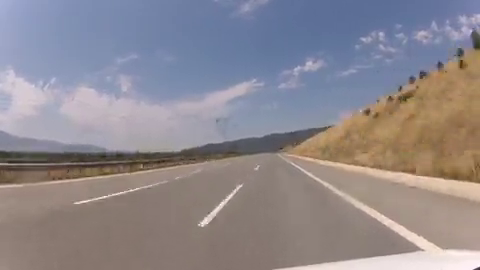
#> input picture frame 24 of Road.mp4, 480 x 270 px, given in place of project_video.mp4, which was not available
$ python laneDetectRansac.py
#> lines starting #> are read from the running program, lines starting #| are printed output that depends on the picture; after the words box and inside, x2 and y2 are one past the last pixel; in counts of white or black regions, pixels touching at a corner belong together; pictures that were not available may be replaced by others from this repository, and a replacement may not be noted
import numpy as np
import cv2
from sklearn import linear_model

def extract_lane(road_lines):
    left_lane = []
    right_lane = []
    left_slope = []
    right_slope = []

    if road_lines is not None:
        for x in range(0, len(road_lines)):
            for x1,y1,x2,y2 in road_lines[x]:
                slope = compute_slope(x1,y1,x2,y2)
                if (slope < 0):
                    left_lane.append(road_lines[x])
                    left_slope.append(slope)
                else:
                    if (slope > 0):
                        right_lane.append(road_lines[x])
                        right_slope.append(slope)

    return left_lane, right_lane , left_slope, right_slope

#Compute slope of the line when points are given
def compute_slope(x1,y1,x2,y2):
    if x2!=x1:
        return ((y2-y1)/(x2-x1))

# [7 lines left out: function print_lanes, not called in this run]

def split_append(left_lane, right_lane):
    left_lane_sa = []
    right_lane_sa = []

    for x in range(0, len(left_lane)):
        for x1,y1,x2,y2 in left_lane[x]:
            left_lane_sa.append([x1, y1])
            left_lane_sa.append([x2, y2])

    for y in range(0, len(right_lane)):
        for x1,y1,x2,y2 in right_lane[y]:
            right_lane_sa.append([x1,y1])
            right_lane_sa.append([x2,y2])

    left_lane_sa = np.array(left_lane_sa)
    right_lane_sa = np.array(right_lane_sa)
    left_lane_sa,right_lane_sa = sort(left_lane_sa,right_lane_sa)
    return left_lane_sa,right_lane_sa

#This fucntion prints the lanes after the frame is split and merged
# [7 lines left out: function print_lanes_sa, not called in this run]

def sort(left_lane_sa,right_lane_sa):
    left_lane_sa = left_lane_sa[np.argsort(left_lane_sa[:, 0])]
    right_lane_sa = right_lane_sa[np.argsort(right_lane_sa[:, 0])]

    return left_lane_sa, right_lane_sa

# [40 lines left out: function draw_lanes, not called in this run]

    #Print Routine
    #print(intercept_left,slope_left,intercept_right,slope_right)

def ransac_drawlane(left_lane_sa, right_lane_sa,frame):
    left_lane_x = []
    left_lane_y = []
    right_lane_x = []
    right_lane_y = []

    for x1,y1 in left_lane_sa:
        left_lane_x.append([x1])
        left_lane_y.append([y1])

    for x1,y1 in right_lane_sa:
        right_lane_x.append([x1])
        right_lane_y.append([y1])

    left_ransac_x = np.array(left_lane_x)
    left_ransac_y = np.array(left_lane_y)

    right_ransac_x = np.array(right_lane_x)
    right_ransac_y = np.array(right_lane_y)


    left_ransac = linear_model.RANSACRegressor(linear_model.LinearRegression())
    #print(left_ransac_x,left_ransac_y,len(left_ransac_x),len(left_ransac_y), left_ransac_x.shape )
    left_ransac.fit(left_ransac_x, left_ransac_y)
    slope_left = left_ransac.estimator_.coef_
    intercept_left = left_ransac.estimator_.intercept_

    right_ransac = linear_model.RANSACRegressor()
    right_ransac.fit(right_ransac_x, right_ransac_y)
    slope_right = right_ransac.estimator_.coef_
    intercept_right = right_ransac.estimator_.intercept_

    ysize = frame.shape[0]
    xsize = frame.shape[1]
    y_limit_low = int(0.95*ysize)
    y_limit_high = int(0.65*ysize)

    #Coordinates for point 1(Bottom Left)
    y_1 = ysize
    x_1 = int((y_1-intercept_left)/slope_left)

    #Coordinates for point 2(Bottom Left)
    y_2 = y_limit_high
    x_2 = int((y_2-intercept_left)/slope_left)

    #Coordinates for point 3(Bottom Left)
    y_3 = y_limit_high
    x_3 = int((y_3-intercept_right)/slope_right)

    #Coordinates for point 4(Bottom Right)
    y_4 = ysize
    x_4 = int((y_4-intercept_right)/slope_right)

    cv2.line(frame,(x_1,y_1),(x_2,y_2),(0,255,255),3)
    cv2.line(frame,(x_3,y_3),(x_4,y_4),(0,255,255),3)
    pts = np.array([[x_1, y_1], [x_2, y_2], [x_3, y_3], [x_4, y_4]])
    mask_color = (255,255,0)
    frame_copy = frame.copy()
    cv2.fillPoly(frame_copy, np.int32([pts]), mask_color)
    opacity = 0.4
    cv2.addWeighted(frame_copy,opacity,frame,1-opacity,0,frame)


if __name__== "__main__":
    cap = cv2.VideoCapture('Videos/project_video.mp4')
    while(cap.isOpened()):
        ret, frame = cap.read()
#> frame is the input picture: shape (270, 480, 3); mean B, G, R 142, 136.5, 142.3

        #Escape when no frame is captured / End of Video
        if frame is None:
            break

        # Color space conversion
        img_gray = cv2.cvtColor(frame, cv2.COLOR_BGR2GRAY)
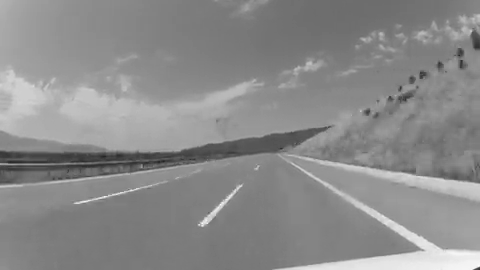
#> img_gray: shape (270, 480); min 35, max 254, mean 138.8
        img_hsv = cv2. cvtColor(frame, cv2.COLOR_BGR2HLS)
#> img_hsv: shape (270, 480, 3); mean of channels 0, 1, 2 62.4, 142, 44.6
        ysize = img_gray.shape[0]
#> ysize = 270
        xsize = img_gray.shape[1]
#> xsize = 480

        #Detecting yellow and white colors
        low_yellow = np.array([20, 100, 100])
        high_yellow = np.array([30, 255, 255])
        mask_yellow = cv2.inRange(img_hsv, low_yellow, high_yellow)
#> mask_yellow: shape (270, 480); every value is 0
        mask_white = cv2.inRange(img_gray, 200, 255)
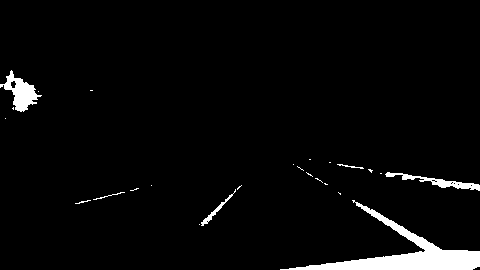
#> mask_white: shape (270, 480); 3.6% white; 25 white regions (18 under 20 px), largest, box (x1, y1, x2, y2) and area: (280, 200, 480, 270) 3094, (0, 70, 42, 112) 717, (385, 172, 480, 191) 471

        mask_yw = cv2.bitwise_or(mask_yellow, mask_white)
        mask_onimage = cv2.bitwise_and(img_gray, mask_yw)

        #Smoothing for removing noise
        gray_blur = cv2.GaussianBlur(mask_onimage, (5,5), 0)

        #Region of Interest Extraction
        mask_roi = np.zeros(img_gray.shape, dtype=np.uint8)
        left_bottom = [0, ysize]
#> left_bottom = [0, 270]
        right_bottom = [xsize-0, ysize]
#> right_bottom = [480, 270]
        apex_left = [((xsize/2)-50), ((ysize/2)+50)]
#> apex_left = [190, 185]
        apex_right = [((xsize/2)+50), ((ysize/2)+50)]
#> apex_right = [290, 185]
        mask_color = 255
        roi_corners = np.array([[left_bottom, apex_left, apex_right, right_bottom]], dtype=np.int32)
        cv2.fillPoly(mask_roi, roi_corners, mask_color)
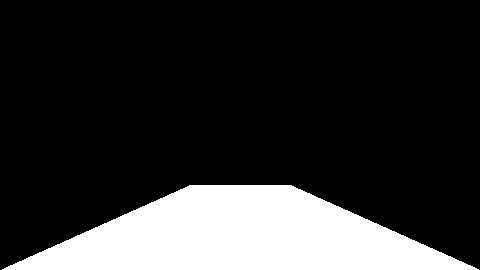
#> mask_roi: shape (270, 480); 19% white; 1 white region, box (x1, y1, x2, y2) and area: (2, 185, 479, 270) 24669
        image_roi = cv2.bitwise_and(gray_blur, mask_roi)

        #Thresholding before edge
        ret, img_postthresh = cv2.threshold(image_roi, 50, 255, cv2.THRESH_BINARY)
#> img_postthresh: shape (270, 480); 2% white; 2 white regions, box (x1, y1, x2, y2) and area: (280, 233, 477, 270) 2303, (200, 185, 241, 227) 243

        #Use canny edge detection
        edge_low = 50
        edge_high = 200
        img_edge = cv2.Canny(img_postthresh, edge_low, edge_high)
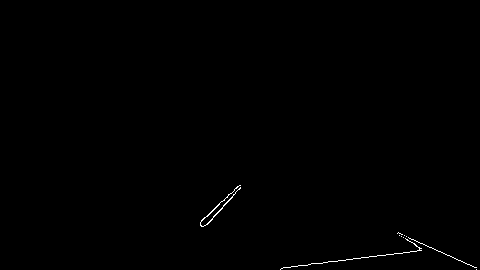
#> img_edge: shape (270, 480); 0.3% white in thin lines or dots, all inside (x1, y1, x2, y2) = (200, 185, 477, 270)

        #Hough Line Draw
        minLength = 20
        maxGap = 10
        road_lines = cv2.HoughLinesP(img_postthresh, 1, np.pi/180, 20, minLength, maxGap)
#> road_lines = 27 rows, first 6: [327, 262, 463, 262], [290, 267, 474, 267], [307, 265, 465, 263], [282, 268, 476, 268], [280, 269, 475, 269], [360, 258, 447, 255]
        left_lane, right_lane, left_slope, right_slope = extract_lane(road_lines)
#> the loop in extract_lane, `for x in range(0, len(road_lines)):` made 27 passes
#> after the loop in extract_lane, `for x in range(0, len(road_lines)):`: left_lane = 12 items, first 6: [[307, 265, 465, 263]], [[360, 258, 447, 255]], [[337, 261, 456, 259]], [[378, 258, 452, 257]], [[376, 256, 441, 252]], [[201, 225, 240, 186]]; left_slope = [-0.0127, -0.0345, -0.0168, -0.0135, -0.0615, -1, -1, -1, -1, -0.975, -0.0536, -0.087]; right_lane = [[[406, 238, 437, 251]], [[364, 259, 458, 260]], [[419, 264, 470, 265]], [[416, 245, 429, 249]]]; right_slope = [0.419, 0.0106, 0.0196, 0.308]
#> right_slope = [0.419, 0.0106, 0.0196, 0.308]
        left_lane_sa, right_lane_sa = split_append(left_lane, right_lane)
#> the loop in split_append, `for x in range(0, len(left_lane)):` made 12 passes
#> after the loop in split_append, `for x in range(0, len(left_lane)):`: left_lane_sa = [[307, 265], [465, 263], [360, 258], [447, 255], [337, 261], [456, 259], [378, 258], [452, 257], [376, 256], [441, 252], [201, 225], [240, 186], [204, 225], [222, 207], [211, 212], [222, 201], [207, 220], [235, 192], [200, 224], [240, 185], [387, 256], [443, 253], [409, 252], [432, 250]]
#> the loop in split_append, `for y in range(0, len(right_lane)):` made 4 passes
#> after the loop in split_append, `for y in range(0, len(right_lane)):`: right_lane_sa = [[406, 238], [437, 251], [364, 259], [458, 260], [419, 264], [470, 265], [416, 245], [429, 249]]
#> in split_append, `left_lane_sa = np.array(left_lane_sa)`: left_lane_sa = 24 rows, first 8: [307, 265], [465, 263], [360, 258], [447, 255], [337, 261], [456, 259], [378, 258], [452, 257]
#> in sort, `left_lane_sa = left_lane_sa[np.argsort(left_lane_sa[:, 0])]`: left_lane_sa = 24 rows, first 8: [200, 224], [201, 225], [204, 225], [207, 220], [211, 212], [222, 207], [222, 201], [235, 192]
#> in sort, `right_lane_sa = right_lane_sa[np.argsort(right_lane_sa[:, 0])]`: right_lane_sa = [[364, 259], [406, 238], [416, 245], [419, 264], [429, 249], [437, 251], [458, 260], [470, 265]]
        #draw_lanes(left_lane_sa, right_lane_sa,frame)
        ransac_drawlane(left_lane_sa, right_lane_sa,frame)
#> the loop in ransac_drawlane, `for x1,y1 in left_lane_sa:` made 24 passes
#> after the loop in ransac_drawlane, `for x1,y1 in left_lane_sa:`: left_lane_x = [[200], [201], [204], [207], [211], [222], [222], [235], [240], [240], [307], [337], [360], [376], [378], [387], [409], [432], [441], [443], [447], [452], [456], [465]]; left_lane_y = [[224], [225], [225], [220], [212], [207], [201], [192], [185], [186], [265], [261], [258], [256], [258], [256], [252], [250], [252], [253], [255], [257], [259], [263]]
#> the loop in ransac_drawlane, `for x1,y1 in right_lane_sa:` made 8 passes
#> after the loop in ransac_drawlane, `for x1,y1 in right_lane_sa:`: right_lane_x = [[364], [406], [416], [419], [429], [437], [458], [470]]; right_lane_y = [[259], [238], [245], [264], [249], [251], [260], [265]]
#> in ransac_drawlane, `left_ransac_x = np.array(left_lane_x)`: left_ransac_x = 24 values from 200 to 465
#> in ransac_drawlane, `left_ransac_y = np.array(left_lane_y)`: left_ransac_y = 24 values, max 265 at index 10, min 185 at index 8, mean 236.3
#> in ransac_drawlane, `right_ransac_x = np.array(right_lane_x)`: right_ransac_x = [364, 406, 416, 419, 429, 437, 458, 470]
#> in ransac_drawlane, `right_ransac_y = np.array(right_lane_y)`: right_ransac_y = [259, 238, 245, 264, 249, 251, 260, 265]
#> in ransac_drawlane, `cv2.line(frame,(x_3,y_3),(x_4,y_4),(0,255,255),3)`:
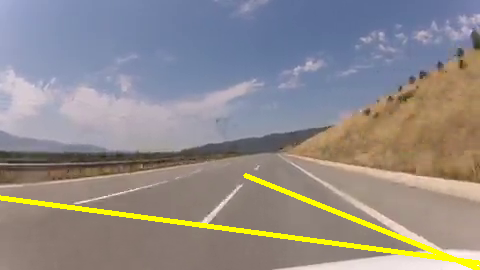
#> frame: shape (270, 480, 3); mean B, G, R 138.2, 139.6, 145
#> in ransac_drawlane, `cv2.fillPoly(frame_copy, np.int32([pts]), mask_color)`:
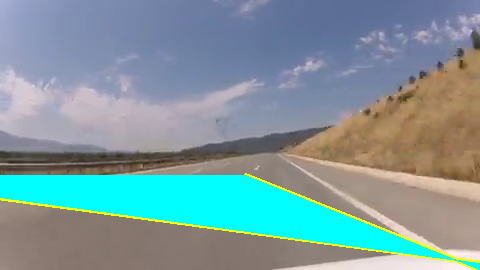
#> frame_copy: shape (270, 480, 3); 12.33% of pixels changed, all inside (x1, y1, x2, y2) = (0, 175, 480, 270)
#> in ransac_drawlane, `cv2.addWeighted(frame_copy,opacity,frame,1-opacity,0,frame)`:
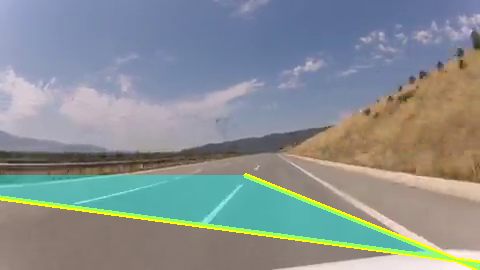
#> frame: shape (270, 480, 3); 12.33% of pixels changed, all inside (x1, y1, x2, y2) = (0, 175, 480, 270)

        # [12 lines of commented-out code are left out]
        cv2.imshow('Image',frame)
        cv2.imshow('Post Threshold',img_postthresh)
        if cv2.waitKey(30) & 0xFF == ord('q'):
#> (key q is pressed here)
            break

    cap.release()
    cv2.destroyAllWindows()

$ run again, starting later in the video
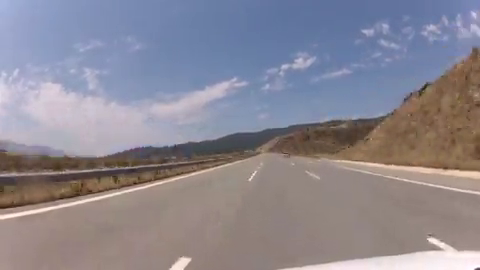
#> input picture frame 111 of Road.mp4, 480 x 270 px, given in place of project_video.mp4, which was not available
#> frame is the input picture: shape (270, 480, 3); mean B, G, R 145.8, 135.6, 139.7
#> img_hsv: shape (270, 480, 3); mean of channels 0, 1, 2 64.5, 142.6, 47.5
#> mask_yellow: shape (270, 480); every value is 0
#> `mask_white = cv2.inRange(img_gray, 200, 255)`:
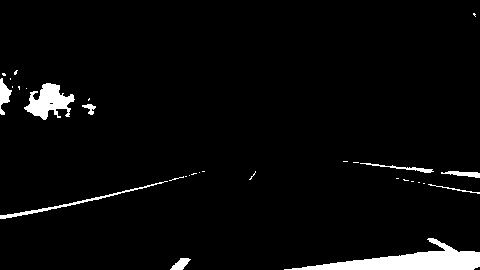
#> mask_white: shape (270, 480); 3.7% white; 31 white regions (22 under 20 px), largest, box (x1, y1, x2, y2) and area: (284, 238, 480, 270) 2474, (24, 83, 75, 120) 1006, (0, 181, 168, 219) 429
#> mask_roi: shape (270, 480); 19% white; 1 white region, box (x1, y1, x2, y2) and area: (2, 185, 479, 270) 24669
#> img_postthresh: shape (270, 480); 1.8% white; 2 white regions, box (x1, y1, x2, y2) and area: (284, 250, 477, 270) 2100, (170, 257, 191, 270) 172
#> img_edge: shape (270, 480); 0.19% white in thin lines or dots, all inside (x1, y1, x2, y2) = (169, 249, 477, 270)
#> road_lines = 34 rows, first 6: [284, 269, 458, 260], [301, 269, 467, 264], [317, 264, 452, 257], [365, 258, 445, 254], [293, 267, 456, 259], [336, 269, 470, 265]
#> the loop in extract_lane, `for x in range(0, len(road_lines)):` made 34 passes
#> after the loop in extract_lane, `for x in range(0, len(road_lines)):`: left_lane = 14 items, first 6: [[284, 269, 458, 260]], [[301, 269, 467, 264]], [[317, 264, 452, 257]], [[365, 258, 445, 254]], [[293, 267, 456, 259]], [[336, 269, 470, 265]]; left_slope = [-0.0517, -0.0301, -0.0519, -0.05, -0.0491, -0.0299, -0.00952, -0.0515, -0.0377, -0.0385, -0.0435, -0.0238, -0.538, -0.429]; right_lane = [[[349, 265, 377, 266]], [[416, 263, 436, 264]], [[397, 264, 412, 265]]]; right_slope = [0.0357, 0.05, 0.0667]
#> the loop in split_append, `for x in range(0, len(left_lane)):` made 14 passes
#> after the loop in split_append, `for x in range(0, len(left_lane)):`: left_lane_sa = 28 pairs, first value 170 to 476, second value 251 to 269
#> the loop in split_append, `for y in range(0, len(right_lane)):` made 3 passes
#> after the loop in split_append, `for y in range(0, len(right_lane)):`: right_lane_sa = [[349, 265], [377, 266], [416, 263], [436, 264], [397, 264], [412, 265]]
#> in sort, `right_lane_sa = right_lane_sa[np.argsort(right_lane_sa[:, 0])]`: right_lane_sa = [[349, 265], [377, 266], [397, 264], [412, 265], [416, 263], [436, 264]]
#> the loop in ransac_drawlane, `for x1,y1 in left_lane_sa:` made 28 passes
#> (x1, y1) on passes 1 to 8: (170, 269), (174, 269), (183, 262), (188, 263), (284, 269), (293, 267), (301, 269), (317, 264)
#> after the loop in ransac_drawlane, `for x1,y1 in left_lane_sa:`: left_lane_x = 28 items, first 6: [170], [174], [183], [188], [284], [293]; left_lane_y = 28 items, first 6: [269], [269], [262], [263], [269], [267]
#> the loop in ransac_drawlane, `for x1,y1 in right_lane_sa:` made 6 passes
#> after the loop in ransac_drawlane, `for x1,y1 in right_lane_sa:`: right_lane_x = [[349], [377], [397], [412], [416], [436]]; right_lane_y = [[265], [266], [264], [265], [263], [264]]
#> left_ransac_x = 28 values from 170 to 476
#> left_ransac_y = 28 values, max 269 at index 0, min 251 at index 18, mean 262
#> right_ransac_x = [349, 377, 397, 412, 416, 436]
#> right_ransac_y = [265, 266, 264, 265, 263, 264]
#> frame_copy: shape (270, 480, 3); mean B, G, R 144.8, 136.7, 137.5
#> in ransac_drawlane, `cv2.addWeighted(frame_copy,opacity,frame,1-opacity,0,frame)`:
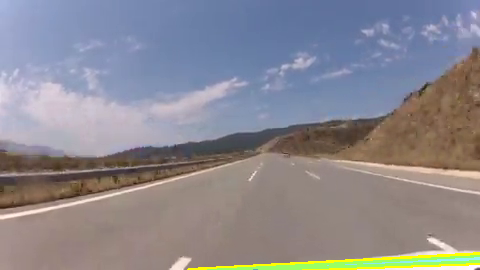
#> frame: shape (270, 480, 3); mean B, G, R 143.3, 136.6, 139.2

$ run again, starting later in the video
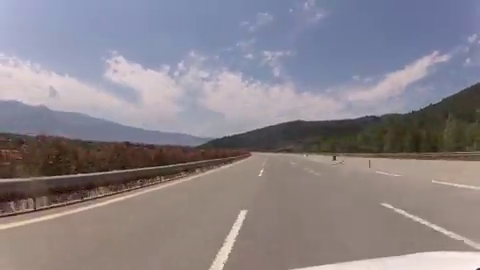
#> input picture frame 198 of Road.mp4, 480 x 270 px, given in place of project_video.mp4, which was not available
#> frame is the input picture: shape (270, 480, 3); mean B, G, R 137.7, 131.6, 138.2
#> img_hsv: shape (270, 480, 3); mean of channels 0, 1, 2 67.4, 137.7, 40.4
#> mask_yellow: shape (270, 480); every value is 0
#> `mask_white = cv2.inRange(img_gray, 200, 255)`:
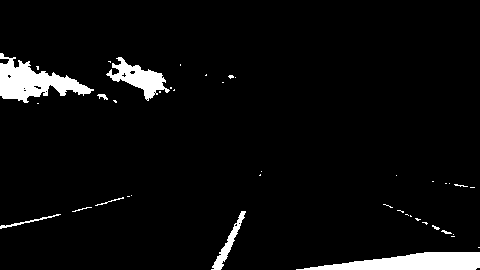
#> mask_white: shape (270, 480); 4.8% white; 41 white regions (31 under 20 px), largest, box (x1, y1, x2, y2) and area: (296, 252, 480, 270) 2140, (0, 53, 94, 103) 2093, (106, 57, 170, 101) 1081
#> mask_roi: shape (270, 480); 19% white; 1 white region, box (x1, y1, x2, y2) and area: (2, 185, 479, 270) 24669
#> img_postthresh: shape (270, 480); 1.9% white; 2 white regions, box (x1, y1, x2, y2) and area: (296, 251, 478, 270) 1920, (211, 210, 246, 270) 546
#> img_edge: shape (270, 480); 0.25% white in thin lines or dots, all inside (x1, y1, x2, y2) = (210, 209, 478, 270)
#> road_lines = 30 rows, first 6: [334, 263, 465, 263], [296, 269, 477, 269], [325, 264, 467, 264], [319, 265, 474, 267], [298, 268, 476, 268], [355, 260, 454, 258]
#> the loop in extract_lane, `for x in range(0, len(road_lines)):` made 30 passes
#> after the loop in extract_lane, `for x in range(0, len(road_lines)):`: left_lane = 14 items, first 6: [[355, 260, 454, 258]], [[215, 261, 244, 210]], [[216, 261, 245, 211]], [[217, 261, 244, 216]], [[219, 261, 239, 229]], [[411, 253, 438, 251]]; left_slope = [-0.0202, -1.76, -1.72, -1.67, -1.6, -0.0741, -0.0213, -1.9, -1.43, -1.67, -2, -1.67, -0.0667, -1.71]; right_lane = [[[319, 265, 474, 267]], [[388, 257, 440, 258]], [[392, 256, 452, 257]], [[420, 255, 450, 256]]]; right_slope = [0.0129, 0.0192, 0.0167, 0.0333]
#> the loop in split_append, `for x in range(0, len(left_lane)):` made 14 passes
#> after the loop in split_append, `for x in range(0, len(left_lane)):`: left_lane_sa = 28 pairs, first value 215 to 454, second value 210 to 261
#> the loop in split_append, `for y in range(0, len(right_lane)):` made 4 passes
#> after the loop in split_append, `for y in range(0, len(right_lane)):`: right_lane_sa = [[319, 265], [474, 267], [388, 257], [440, 258], [392, 256], [452, 257], [420, 255], [450, 256]]
#> in sort, `right_lane_sa = right_lane_sa[np.argsort(right_lane_sa[:, 0])]`: right_lane_sa = [[319, 265], [388, 257], [392, 256], [420, 255], [440, 258], [450, 256], [452, 257], [474, 267]]
#> the loop in ransac_drawlane, `for x1,y1 in left_lane_sa:` made 28 passes
#> (x1, y1) on passes 1 to 8: (215, 261), (216, 261), (217, 261), (219, 261), (220, 261), (222, 261), (224, 261), (228, 251)
#> after the loop in ransac_drawlane, `for x1,y1 in left_lane_sa:`: left_lane_x = 28 items, first 6: [215], [216], [217], [219], [220], [222]; left_lane_y = 28 items, first 6: [261], [261], [261], [261], [261], [261]
#> the loop in ransac_drawlane, `for x1,y1 in right_lane_sa:` made 8 passes
#> after the loop in ransac_drawlane, `for x1,y1 in right_lane_sa:`: right_lane_x = [[319], [388], [392], [420], [440], [450], [452], [474]]; right_lane_y = [[265], [257], [256], [255], [258], [256], [257], [267]]
#> left_ransac_x = 28 values from 215 to 454
#> left_ransac_y = 28 values, max 261 at index 0, min 210 at index 15, mean 243.6
#> right_ransac_x = [319, 388, 392, 420, 440, 450, 452, 474]
#> right_ransac_y = [265, 257, 256, 255, 258, 256, 257, 267]
#> frame_copy: shape (270, 480, 3); mean B, G, R 160.7, 155.1, 112.3
#> in ransac_drawlane, `cv2.addWeighted(frame_copy,opacity,frame,1-opacity,0,frame)`:
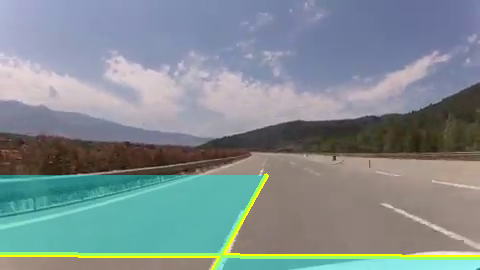
#> frame: shape (270, 480, 3); mean B, G, R 145, 142.4, 129
